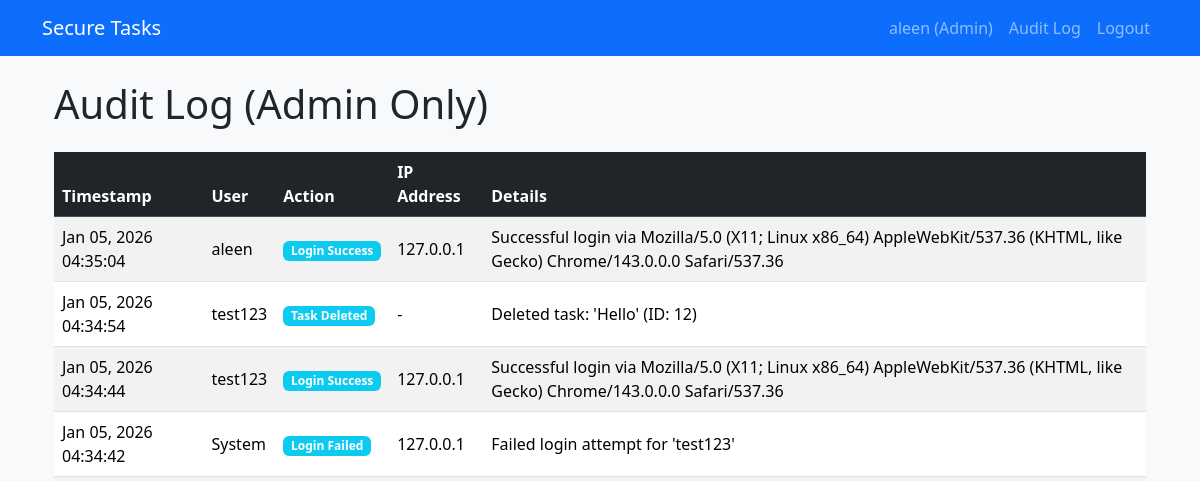
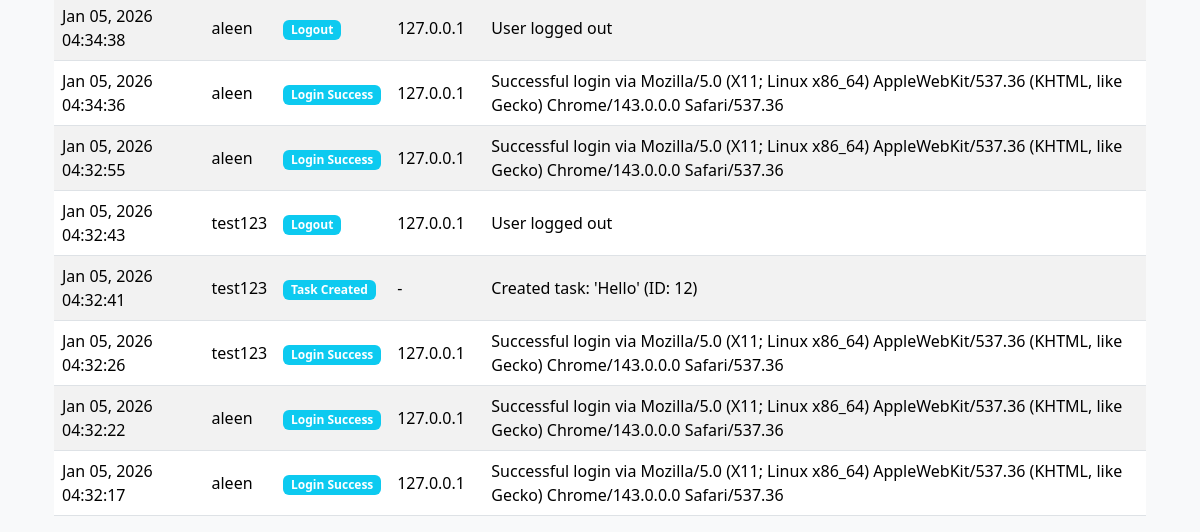
Before: /tasks/audit-log/ (signed in) with the older database file (2 pictures, top to bottom).
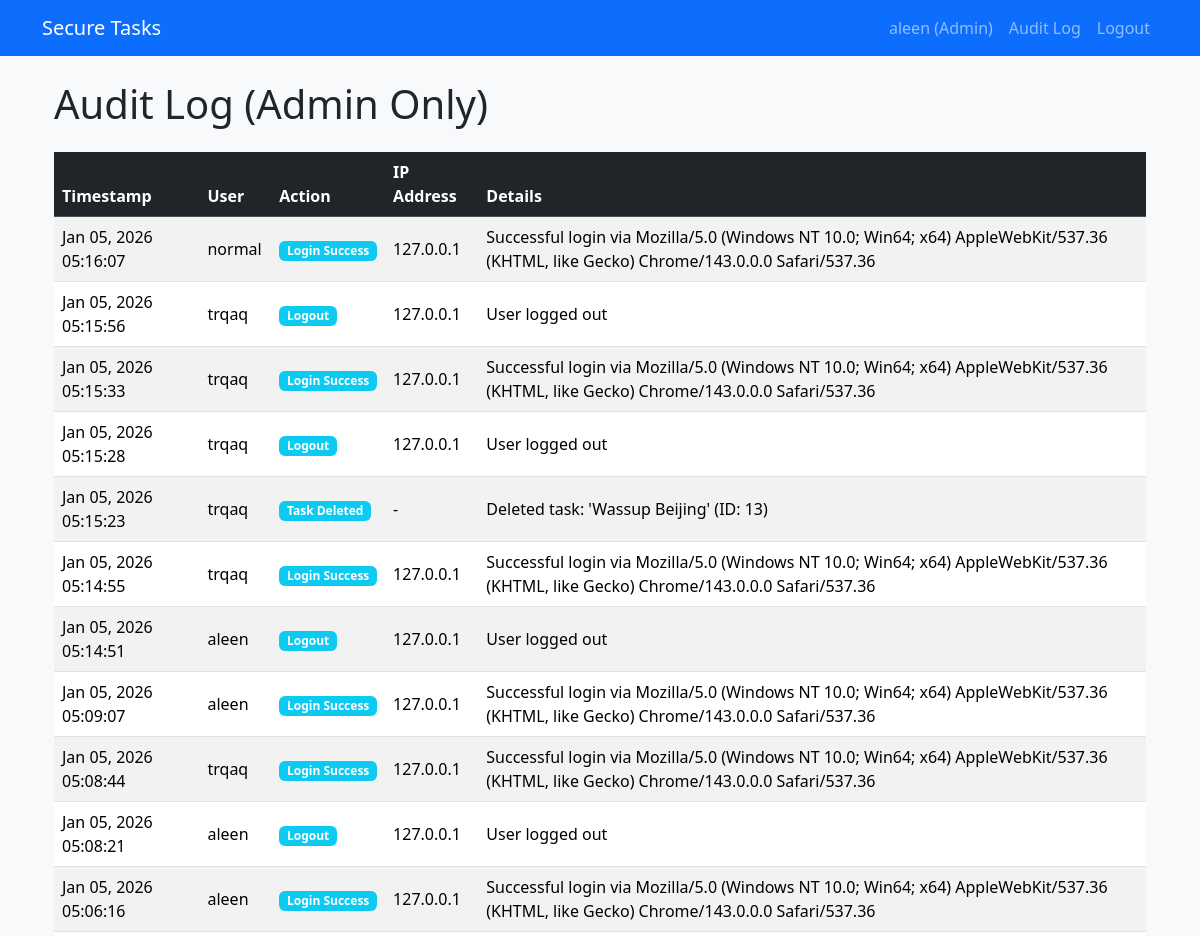
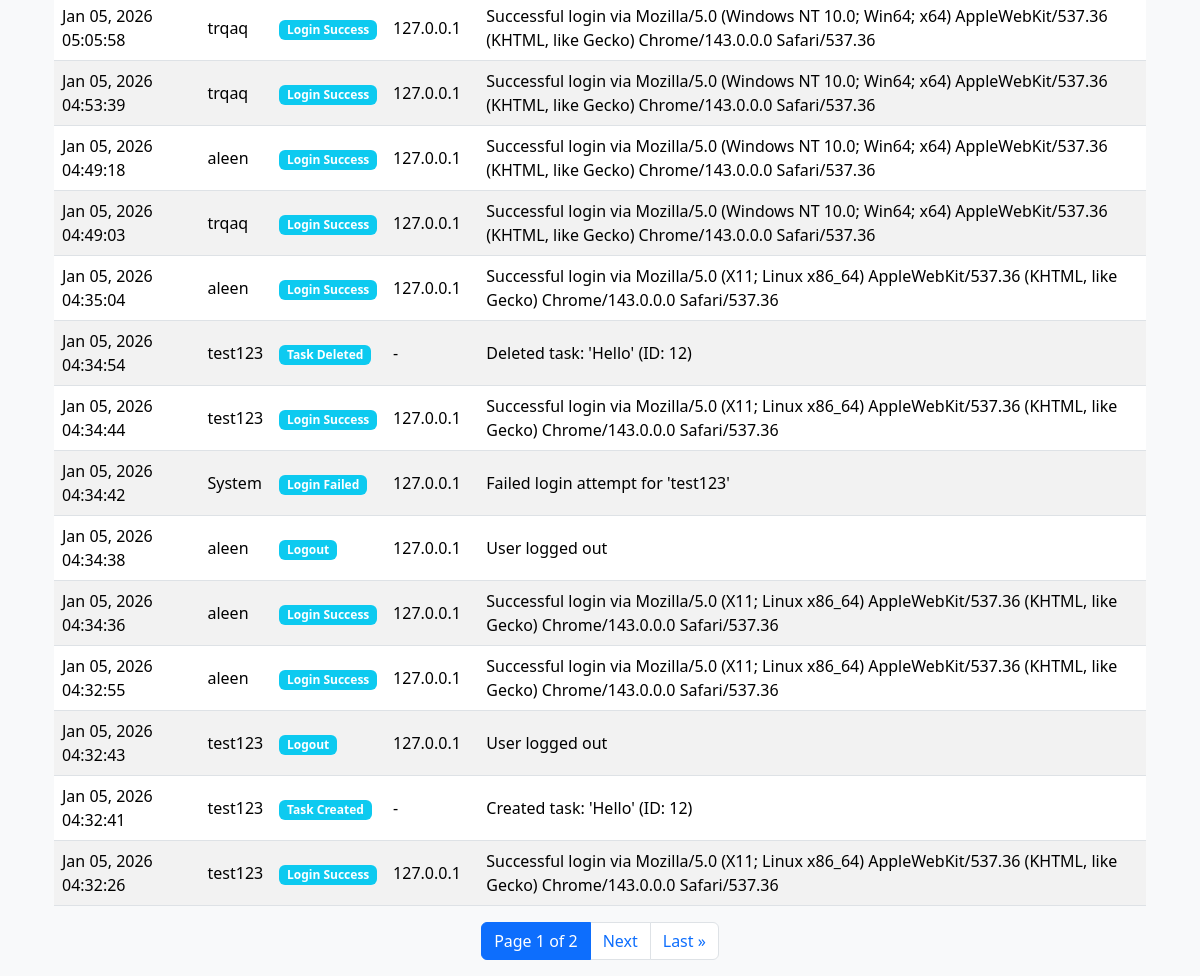
After: the same page with the newer database file (2 pictures, top to bottom).
### auditlog/models.py (models this page shows, shortened)
class AuditLog(models.Model):
    ACTION_CHOICES = [
        ('LOGIN_SUCCESS', 'Login Success'),
        ('LOGIN_FAILED', 'Login Failed'),
        ('LOGOUT', 'Logout'),
        ('TASK_CREATE', 'Task Created'),
        ('TASK_UPDATE', 'Task Updated'),
        ('TASK_DELETE', 'Task Deleted'),
    ]
    user = models.ForeignKey(
        User,
        on_delete=models.SET_NULL,
        null=True,
        blank=True,
        help_text="User who performed the action (null for failed logins)"
    )
    action = models.CharField(
        max_length=50,
        choices=ACTION_CHOICES,
        help_text="Type of action performed"
    )
    timestamp = models.DateTimeField(
        auto_now_add=True,
        help_text="When the action occurred"
    )
    details = models.TextField(
        blank=True,
        help_text="Additional details (no sensitive data)"
    )
    ip_address = models.GenericIPAddressField(
        null=True,
        blank=True,
        help_text="Client IP address"
    )
    class Meta:
        ordering = ['-timestamp']  # Most recent first
        verbose_name = 'Audit Log'
        verbose_name_plural = 'Audit Logs'

### tasks/views.py (the view)
# urls.py: path('audit-log/', views.AuditLogListView.as_view(), name='audit_log'),
@method_decorator(staff_member_required, name='dispatch')
class AuditLogListView(LoginRequiredMixin, ListView):
    model = AuditLog
    template_name = 'auditlog/audit_log.html'
    context_object_name = 'logs'
    paginate_by = 25

### securetaskapp/templates/auditlog/audit_log.html (shortened to what this page needs)
{% extends 'base.html' %}
{% block content %}
<div class="container mt-4">
    <h1 class="mb-4">Audit Log (Admin Only)</h1>
    <div class="table-responsive">
        <table class="table table-striped table-hover align-middle">
            <thead class="table-dark">
                <tr>
                    <th>Timestamp</th>
                    <th>User</th>
                    <th>Action</th>
                    <th>IP Address</th>
                    <th>Details</th>
                </tr>
            </thead>
            <tbody>
                {% for log in logs %}
                <tr>
                    <td>{{ log.timestamp|date:"M d, Y H:i:s" }}</td>
                    <td>{{ log.user|default:"System" }}</td>
                    <td><span class="badge bg-info">{{ log.get_action_display }}</span></td>
                    <td>{{ log.ip_address|default:"-" }}</td>
                    <td>{{ log.details }}</td>
                </tr>
                {% empty %}
                <tr><td colspan="5" class="text-center py-4">No logs yet</td></tr>
                {% endfor %}
            </tbody>
        </table>
    </div>
    {% if page_obj.has_other_pages %}
    <nav aria-label="Audit log pagination">
        <ul class="pagination justify-content-center">
            <li class="page-item active">
                <span class="page-link">Page {{ page_obj.number }} of {{ page_obj.paginator.num_pages }}</span>
            </li>
            {% if page_obj.has_next %}
                <li class="page-item">
                    <a class="page-link" href="?page={{ page_obj.next_page_number }}">Next</a>
                </li>
                <li class="page-item">
                    <a class="page-link" href="?page={{ page_obj.paginator.num_pages }}">Last &raquo;</a>
                </li>
            {% endif %}
        </ul>
    </nav>
    {% endif %}
</div>
{% endblock %}

Changed rows visible on the page:
no longer on this page (row unchanged): AuditLog: timestamp "Jan 05, 2026 04:32:22", user "aleen", action "Login Success", ip_address "127.0.0.1", details "Successful login via Mozilla/5.0 (X11; Linux x86_64) AppleWebKit/537.36 (KHTML, like Gecko) Chrome/143.0.0.0 Safari/537.36"
no longer on this page (row unchanged): AuditLog: timestamp "Jan 05, 2026 04:32:17", user "aleen", action "Login Success", ip_address "127.0.0.1", details "Successful login via Mozilla/5.0 (X11; Linux x86_64) AppleWebKit/537.36 (KHTML, like Gecko) Chrome/143.0.0.0 Safari/537.36"
added AuditLog: timestamp "Jan 05, 2026 05:16:07", user "normal", action "Login Success", ip_address "127.0.0.1", details "Successful login via Mozilla/5.0 (Windows NT 10.0; Win64; x64) AppleWebKit/537.36 (KHTML, like Gecko) Chrome/143.0.0.0 Safari/537.36"
added AuditLog: timestamp "Jan 05, 2026 05:15:56", user "trqaq", action "Logout", ip_address "127.0.0.1", details "User logged out"
added AuditLog: timestamp "Jan 05, 2026 05:15:33", user "trqaq", action "Login Success", ip_address "127.0.0.1", details "Successful login via Mozilla/5.0 (Windows NT 10.0; Win64; x64) AppleWebKit/537.36 (KHTML, like Gecko) Chrome/143.0.0.0 Safari/537.36"
added AuditLog: timestamp "Jan 05, 2026 05:15:28", user "trqaq", action "Logout", ip_address "127.0.0.1", details "User logged out"
added AuditLog: timestamp "Jan 05, 2026 05:15:23", user "trqaq", action "Task Deleted", ip_address "-", details "Deleted task: 'Wassup Beijing' (ID: 13)"
added AuditLog: timestamp "Jan 05, 2026 05:14:55", user "trqaq", action "Login Success", ip_address "127.0.0.1", details "Successful login via Mozilla/5.0 (Windows NT 10.0; Win64; x64) AppleWebKit/537.36 (KHTML, like Gecko) Chrome/143.0.0.0 Safari/537.36"
added AuditLog: timestamp "Jan 05, 2026 05:14:51", user "aleen", action "Logout", ip_address "127.0.0.1", details "User logged out"
added AuditLog: timestamp "Jan 05, 2026 05:09:07", user "aleen", action "Login Success", ip_address "127.0.0.1", details "Successful login via Mozilla/5.0 (Windows NT 10.0; Win64; x64) AppleWebKit/537.36 (KHTML, like Gecko) Chrome/143.0.0.0 Safari/537.36"
added AuditLog: timestamp "Jan 05, 2026 05:08:44", user "trqaq", action "Login Success", ip_address "127.0.0.1", details "Successful login via Mozilla/5.0 (Windows NT 10.0; Win64; x64) AppleWebKit/537.36 (KHTML, like Gecko) Chrome/143.0.0.0 Safari/537.36"
added AuditLog: timestamp "Jan 05, 2026 05:08:21", user "aleen", action "Logout", ip_address "127.0.0.1", details "User logged out"
added AuditLog: timestamp "Jan 05, 2026 05:06:16", user "aleen", action "Login Success", ip_address "127.0.0.1", details "Successful login via Mozilla/5.0 (Windows NT 10.0; Win64; x64) AppleWebKit/537.36 (KHTML, like Gecko) Chrome/143.0.0.0 Safari/537.36"
added AuditLog: timestamp "Jan 05, 2026 05:05:58", user "trqaq", action "Login Success", ip_address "127.0.0.1", details "Successful login via Mozilla/5.0 (Windows NT 10.0; Win64; x64) AppleWebKit/537.36 (KHTML, like Gecko) Chrome/143.0.0.0 Safari/537.36"
added AuditLog: timestamp "Jan 05, 2026 04:53:39", user "trqaq", action "Login Success", ip_address "127.0.0.1", details "Successful login via Mozilla/5.0 (Windows NT 10.0; Win64; x64) AppleWebKit/537.36 (KHTML, like Gecko) Chrome/143.0.0.0 Safari/537.36"
added AuditLog: timestamp "Jan 05, 2026 04:49:18", user "aleen", action "Login Success", ip_address "127.0.0.1", details "Successful login via Mozilla/5.0 (Windows NT 10.0; Win64; x64) AppleWebKit/537.36 (KHTML, like Gecko) Chrome/143.0.0.0 Safari/537.36"
added AuditLog: timestamp "Jan 05, 2026 04:49:03", user "trqaq", action "Login Success", ip_address "127.0.0.1", details "Successful login via Mozilla/5.0 (Windows NT 10.0; Win64; x64) AppleWebKit/537.36 (KHTML, like Gecko) Chrome/143.0.0.0 Safari/537.36"
Other visible differences:
{{ page_obj.number }}: (not shown) → "1"
{{ page_obj.paginator.num_pages }}: (not shown) → "2"
text now shown: "Page of Next Last »"
